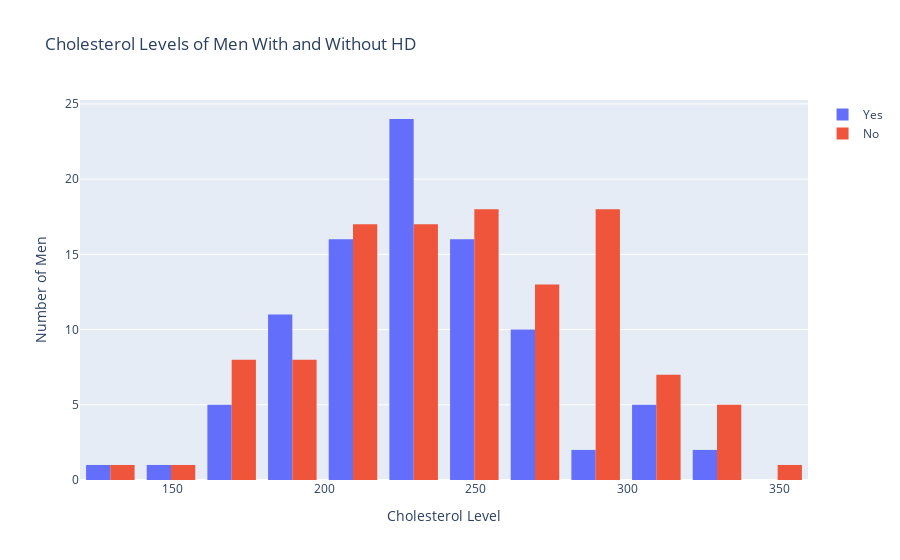

Notebook source saved alongside this figure:
### Markdown cell above
## Men's Cholsterol levels with HD

### Code cell
fig = go.Figure()

fig.add_trace(go.Histogram(x = males_with_HD['chol'], name = 'Yes', nbinsx=22))
fig.add_trace(go.Histogram(x = males_no_HD['chol'], name = 'No', nbinsx=22))
fig.update_layout(
    title="Cholesterol Levels of Men With and Without HD",
    xaxis_title="Cholesterol Level",
    yaxis_title="Number of Men")

fig.show()

### Figure 1 — Plotly figure (JSON) as saved in the notebook; plotly's stock layout.template omitted (floating-point values rounded to 4 significant figures)
{"data": [{"name": "Yes", "nbinsx": 22, "type": "histogram", "x": [233, 250, 236, 192, 263, 199, 168, 239, 266, 211, 247, 234, 233, 226, 243, 199, 212, 175, 197, 177, 219, 273, 213, 232, 245, 208, 321, 325, 235, 257, 302, 231, 201, 222, 260, 182, 309, 186, 203, 211, 222, 220, 258, 227, 204, 261, 245, 221, 205, 240, 250, 308, 298, 277, 197, 255, 207, 223, 226, 233, 315, 246, 244, 270, 240, 196, 234, 126, 211, 262, 214, 193, 271, 204, 295, 235, 208, 201, 263, 303, 245, 226, 180, 228, 227, 253, 192, 220, 221, 240, 157, 175, 175]}, {"name": "No", "nbinsx": 22, "type": "histogram", "x": [286, 229, 254, 203, 256, 229, 284, 224, 206, 167, 230, 335, 177, 276, 353, 230, 243, 290, 253, 266, 233, 172, 216, 188, 282, 185, 326, 231, 254, 267, 248, 197, 258, 270, 274, 255, 239, 188, 177, 229, 260, 219, 249, 330, 254, 256, 217, 282, 239, 174, 281, 198, 288, 309, 243, 289, 289, 246, 322, 299, 300, 293, 304, 282, 269, 212, 274, 184, 274, 246, 283, 254, 298, 247, 299, 273, 309, 259, 200, 231, 230, 282, 206, 212, 149, 286, 283, 249, 234, 237, 234, 275, 212, 218, 261, 166, 315, 204, 218, 223, 207, 311, 204, 232, 335, 203, 318, 212, 169, 187, 176, 264, 193, 131]}], "layout": {"title": {"text": "Cholesterol Levels of Men With and Without HD"}, "xaxis": {"title": {"text": "Cholesterol Level"}}, "yaxis": {"title": {"text": "Number of Men"}}}}
